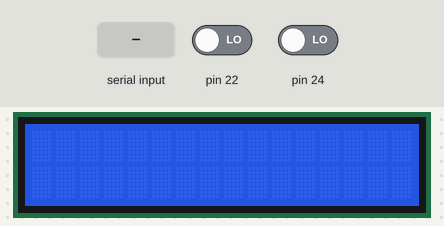
This program was run on a simulated Arduino Mega 2560, built with avr-gcc and run on an emulated ATmega2560. Parts: 16×2 character LCD. The test bench sets the inputs (shaded band); at power-on: pin 22 LOW, pin 24 LOW. What the program prints to the serial monitor is not drawn.

Above: at 1.2 s.
1.3 s: pin 22 driven HIGH
At 2.4 s:
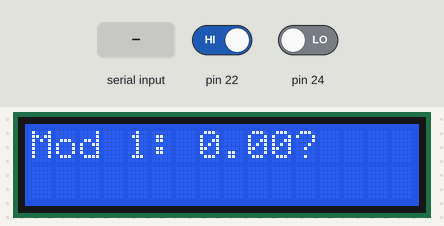
2.8 s: pin 24 driven HIGH
At 4.5 s:
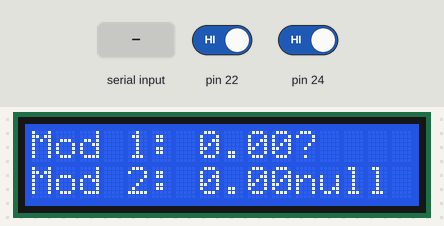
5.3 s: "90,45\n" received over the second serial link
At 7.3 s:
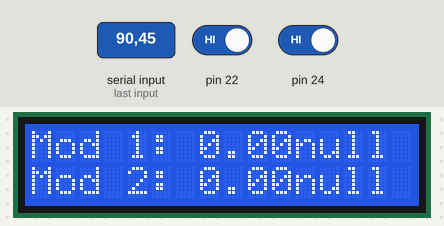
8.1 s: pin 22 driven LOW
At 9.2 s:
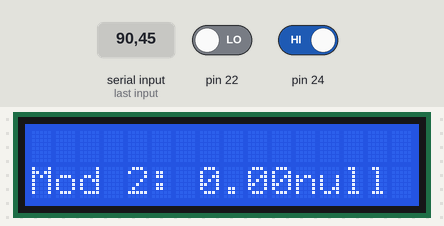
9.6 s: pin 24 driven LOW
At 10.0 s:
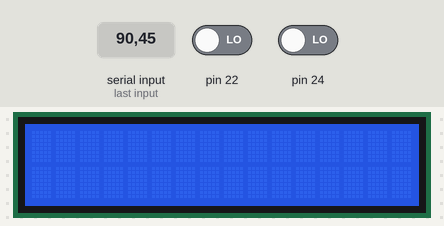
12.1 s: pin 22 driven HIGH
At 13.1 s:
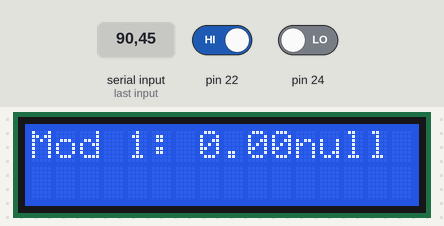
Timing chart, 0 to 14.6 s (numbered marks = the images above; inputs shaded):
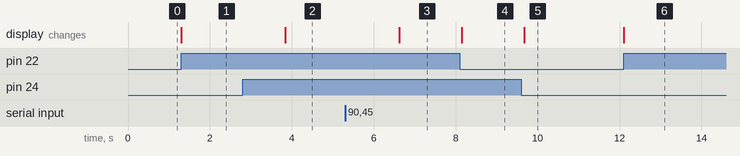

The program:

main.cpp
```cpp
#include <Arduino.h>
#include <modulePort.hpp>
#include <screen.hpp>
#include <string.h>
#include <Thread.h>

DynamicJsonDocument iBuff(1024);

ModPort firstMod(1, 22);
ModPort secoundMod(2, 24);
Screen  screen;

Thread FMTh = Thread();
Thread SMTh = Thread();
Thread buffInterface = Thread();

void updateFM(){firstMod.updateMod();}
void updateSM(){secoundMod.updateMod();}

void updateIBuff(){
    String buffer = "";
    iBuff["Modules"]["M1"]["isConnected"] = firstMod.isConnected();
    iBuff["Modules"]["M1"]["Measurement"] = firstMod.type;
    iBuff["Modules"]["M1"]["Value"]       = firstMod.value;

    iBuff["Modules"]["M2"]["isConnected"] = secoundMod.isConnected();
    iBuff["Modules"]["M2"]["Measurement"] = secoundMod.type;
    iBuff["Modules"]["M2"]["Value"]       = secoundMod.value;


    serializeJson(iBuff, buffer);
    Serial.println(buffer);
}

void setup() {
    Serial.begin(115200);
    Serial1.begin(115200);
    Serial2.begin(115200);

    FMTh.onRun(updateFM);
    FMTh.setInterval(500);

    SMTh.onRun(updateSM);
    SMTh.setInterval(500);

    buffInterface.onRun(updateIBuff);
    buffInterface.setInterval(1000);

    // firstMod   = new ModPort;
    // secoundMod = new ModPort;
    // screen     = new Screen();
}

void loop() {

    if(firstMod.isConnected()){
        if(FMTh.shouldRun()){FMTh.run();}
        screen.print("Mod 1: " + String(firstMod.value) + firstMod.type, 0);

    }
    else{
        screen.clear(0);
    }

    if(secoundMod.isConnected()){
       if(SMTh.shouldRun()){SMTh.run();}
       screen.print("Mod 2: " + String(secoundMod.value) + secoundMod.type, 1);
    }
    else{
       screen.clear(1);
    }

    if(buffInterface.shouldRun()){buffInterface.run();}


    //if(Serial1.available()){Serial.println(Serial1.read());}
}
```

modulePort.hpp
```cpp
// (licence header left out)
#pragma once
#include <ArduinoJson.h>


/**
 * @brief Represents the hardware module port
 *
 */
class ModPort{
    public:
        /**
         * @brief Construct a new Module Port object
         *
         * @param conPort_t Serial connection port
         * @param checkerPin_t Selected pin for checking if a module is connected
         */
        ModPort(int conPort_t, int checkerPin_t);
        ~ModPort();

        float value;
        int serialPort;
        String type = "?";

        bool isConnected();
        void updateMod();
        float getData();
        int getData(DynamicJsonDocument json_t, String measurement_t, int value_t);


    private:
        int checkerPin;
        char data[7];
};
```

screen.hpp
```cpp
// (licence header left out)
#include <Wire.h>
#include <Arduino/LiquidCrystal.h>

typedef enum{
    OHM,
    VOLT,
} symbols;

class Screen
{

    public:
        Screen();
        ~Screen();

        void print(String data_t, int row);
        void clear(int row_t);

    private:
        LiquidCrystal* lcd;
        const int rs = 12, en = 11, d4 = 5, d5 = 4, d6 = 3, d7 = 2;
};
```

modulePort.cpp
```cpp
#include <modulePort.hpp>
#include <Arduino.h>

void threadCallbk(){

}

ModPort::ModPort(int conPort_t, int checkerPin_t){
    serialPort = conPort_t;
    checkerPin = checkerPin_t;

    //Setup the checker pin
    pinMode(checkerPin, INPUT);
}

ModPort::~ModPort(){}

float ModPort::getData(){
    float data;
    DynamicJsonDocument jsonObj(1024);

    switch (serialPort)
    {
    case 0:
        data = Serial.read();
        break;
    case 1:
        if(Serial1.available()){
            deserializeJson(jsonObj, Serial1);
            String t = jsonObj["ms"];
            type = t;

            String ff = jsonObj["value"];
            String dd = String(ff);

            value = dd.toInt();
            data = value;
        }

        break;
    case 2:
            deserializeJson(jsonObj, Serial2);
            String t = jsonObj["ms"];
            type = t;

            String ff = jsonObj["value"];
            String dd = String(ff);

            value = dd.toInt();
            data = value;
        break;
    case 3:
        data = Serial3.read();
        break;

    default:
        break;
    }

    if(data < 0.1 || data > 6000000.00) {data =0;}
    return data / 100;

}

bool ModPort::isConnected(){
    if(digitalRead(checkerPin) == HIGH){
        return true;
    }
    return false;
}

void ModPort::updateMod(){
//TODO: Turn of the activation LED if a module is connected
    value = getData();
}
```

screen.cpp
```cpp
#include <screen.hpp>
#include <Arduino.h>

Screen::Screen(){
    lcd = new LiquidCrystal(rs, en, d4, d5, d6, d7);
    lcd->begin(16,2);
    //lcd->print("OGST-E Modulizer");
    //delay(200);
    lcd->clear();
}

Screen::~Screen(){}

void Screen::print(String data_t, int row){
    //lcd->clear();
    lcd->setCursor(0, row);
    lcd->print(data_t);
    delay(250);
}

void Screen::clear(int row_t){
   lcd->setCursor(0, row_t);
   lcd->print("                 ");

}
```

Measured:
- after the input at 1.3 s, the display: changes at once (image 1)
- after the input at 2.8 s, the display: changes after 1.0 s (image 2)
- after the input at 5.3 s, the display: changes after 1.3 s (image 3)
- after the input at 8.1 s, the display: changes after 0.05 s (image 4)
- after the input at 9.6 s, the display: changes after 0.07 s (image 5)
- after the input at 12.1 s, the display: changes at once (image 6)
